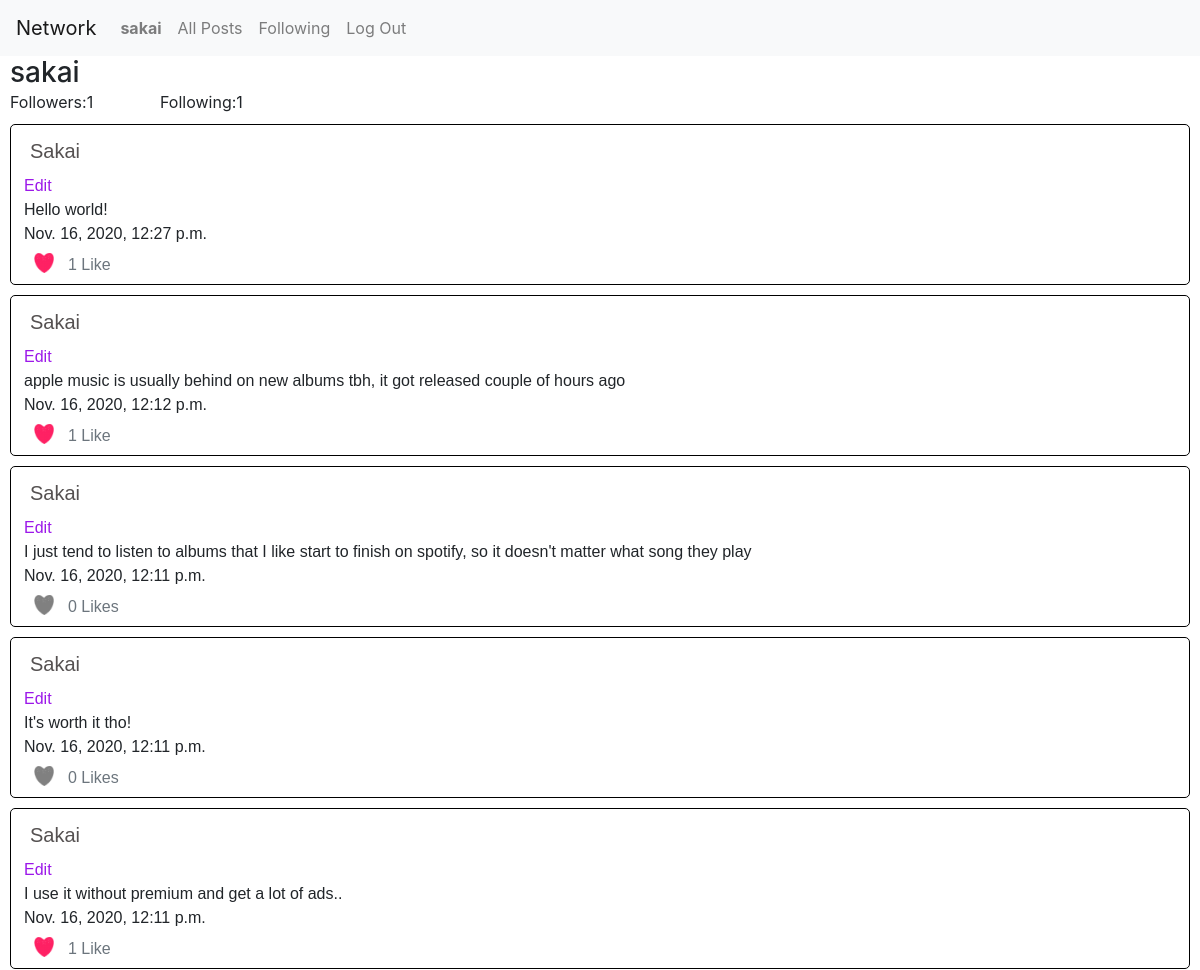
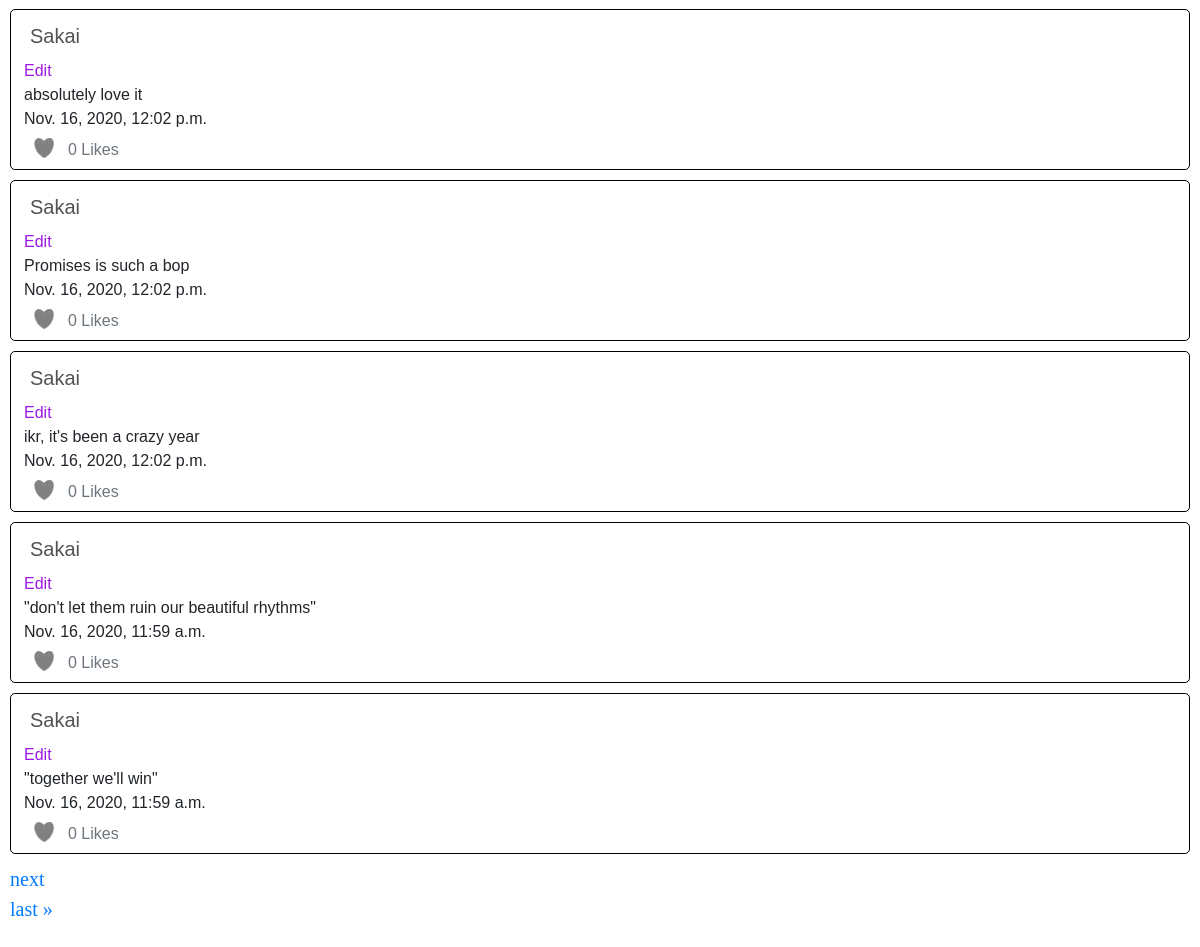
The app's page /profile/sakai (signed in) with its own data (2 pictures, top to bottom).
### network/models.py (models this page shows)
class User(AbstractUser):
    pass

class Post(models.Model):
    owner = models.ForeignKey("User", on_delete=models.PROTECT, related_name="posts")
    text = models.TextField(blank=True)
    timestamp = models.DateTimeField(auto_now_add=True)
    likes = models.ManyToManyField(User, blank=True, related_name="liked_posts")

### network/views.py (the view)
# urls.py: path("profile/<str:profile>", views.profile, name="profile"),
def profile(request, profile):
    profile = User.objects.get(username=profile)
    posts = Post.objects.filter(owner=profile)
    posts = posts.order_by("-timestamp").all()
    followers = Follower.objects.filter(followed=profile)
    followers = len(followers)
    following = Follower.objects.filter(following=profile)
    following = len(following)
    is_following = False
    if request.user.is_authenticated:
        liked_posts = request.user.liked_posts.all()
    else:
        liked_posts = []
    if request.user.is_authenticated:
        user = User.objects.get(username=request.user)
        if profile != user:
            if len(Follower.objects.filter(following=user).filter( followed=profile))>0:
                is_following = True
            else:
                is_following = False
    paginator = Paginator(posts, 10)
    page_number = request.GET.get('page')
    page_obj = paginator.get_page(page_number)
    return render(request, "network/profile.html", {
        "profile":profile,
        "page_obj": page_obj,
        "followers": followers,
        "following": following,
        "is_following": is_following,
        "liked_posts": liked_posts
    })

### network/templates/network/profile.html (shortened to what this page needs)
{% extends "network/layout.html" %}
{% load static %}
{% block body %}
<div id="all-posts" >
    <div id="profile_page">
        <div style="width: 45%; display: table; margin-left: 10px;">
            <div style="display: table-row">
                <h3 style="width: 450px; display: table-cell;">{{ profile.username }}</h3>
            </div>
        </div>
        <div style="width: 35%; display: table; margin-left: 10px;">
            <div style="display: table-row">
                <div style="width: 150px; display: table-cell;">Followers:<span>{{ followers }}</span></div>
                <div style="display: table-cell;">Following:<span>{{ following }}</span></div>
            </div>
        </div>
        {% for post in page_obj %}
        <div id='{{post.id}}-container' style="margin:10px; padding:3px; padding-bottom:0; border-radius: 5px; border:thin solid black; font-family:Arial, Helvetica, sans-serif;">
            <p style="text-transform:capitalize; font-size: 20px; margin:0;"><a style="color: rgb(85, 81, 81); " class="nav-link" href="{% url 'profile' post.owner%}">{{post.owner}}</a></p>
            <div id='{{post.id}}-body' class="postbody">
                {% if user.is_authenticated and user == post.owner%}
                    <div class="editpost" id="edit-{{ post.id }}" data-postid="{{ post.id }}">Edit</div>
                {% endif %}
                <p style="margin:0;"><span id="post_text-{{ post.id }}" >{{post.text}}</span></p>
                <p style="margin:0;"><span>{{post.timestamp}}</span></p>
                {% if post in liked_posts %}
                    <div class="row unlike" data-postid="{{ post.id }}" data-userid="{{ user.id }}">
                        <img src="{% static 'network/redheart.png' %}" class="icon posttext" id="heart-{{ post.id }}">
                        {% if post.likes.count == 1 %}
                            <p class="text-secondary posttext" id="likes-{{ post.id }}">{{ post.likes.count }} Like</p><br>
                        {% else %}
                            <p class="text-secondary posttext" id="likes-{{ post.id }}">{{ post.likes.count }} Likes</p><br>
                        {% endif %}
                    </div>
                {% else %}
                    <div class="row like" data-postid="{{ post.id }}" data-userid="{{ user.id }}">
                        <img src="{% static 'network/heart.png' %}" class="icon posttext" id="heart-{{ post.id }}">
                        {% if post.likes.count == 1 %}
                            <p class="text-secondary posttext" id="likes-{{ post.id }}">{{ post.likes.count }} Like</p><br>
                        {% else %}
                            <p class="text-secondary posttext" id="likes-{{ post.id }}">{{ post.likes.count }} Likes</p><br>
                        {% endif %}
                    </div>
                {% endif %}
            </div>
        </div>
        {% endfor %}
        <ul class="pagination" style="margin:10px; padding-bottom: 15px; font-size: 20px; font-family: Georgia, 'Times New Roman', Times, serif;">
            <span class="step-links">
                {% if page_obj.has_next %}
                <li class="page-item"><a href="?page={{ page_obj.next_page_number }}">next</a></li>
                <li class="page-item"><a href="?page={{ page_obj.paginator.num_pages }}">last &raquo;</a></li>
                {% endif %}
            </span>
        </ul>
    </div>
</div>
{% endblock %}

### network/templates/network/layout.html (shortened to what this page needs)
{% load static %}
<!DOCTYPE html>
<html lang="en">
    <head>
        <link rel="stylesheet" href="https://stackpath.bootstrapcdn.com/bootstrap/4.4.1/css/bootstrap.min.css">
        <link href="{% static 'network/styles.css' %}" rel="stylesheet">
    </head>
    <body>
        <nav class="navbar navbar-expand-lg navbar-light bg-light">
            <a class="navbar-brand" href="#">Network</a>
            <div>
              <ul class="navbar-nav mr-auto">
                {% if user.is_authenticated %}
                    <li class="nav-item">
                        <a class="nav-link" href="{% url 'profile' user%}"><strong>{{ user.username }}</strong></a>
                    </li>
                {% endif %}
                <li class="nav-item">
                  <a class="nav-link" href="{% url 'index' %}">All Posts</a>
                </li>
                {% if user.is_authenticated %}
                    <li class="nav-item">
                        <a class="nav-link" href="{% url 'following' %}">Following</a>
                    </li>
                    <li class="nav-item">
                        <a class="nav-link" href="{% url 'logout' %}">Log Out</a>
                    </li>
                {% endif %}
              </ul>
            </div>
          </nav>
        <div class="body">
            {% block body %}
            {% endblock %}
        </div>
    </body>
</html>

### network/static/network/styles.css (style rules this page uses)
.icon { width:24px; height:24px; }
.posttext { margin: 5px; padding: 2px; }
.editpost { width: min-content; color: #9c18e9; }
.postbody { margin-left: 10px; }
.like, .unlike { margin-left: 3px; }

### records on screen
User: username "sakai"
Post: owner "Sakai", text "Hello world!", timestamp "Nov. 16, 2020, 12:27 p.m.", likes.count "1"
Post: owner "Sakai", text "apple music is usually behind on new albums tbh, it got released couple of hours ago", timestamp "Nov. 16, 2020, 12:12 p.m.", likes.count "1"
Post: owner "Sakai", text "I just tend to listen to albums that I like start to finish on spotify, so it doesn't matter what song they play", timestamp "Nov. 16, 2020, 12:11 p.m.", likes.count "0"
Post: owner "Sakai", text "It's worth it tho!", timestamp "Nov. 16, 2020, 12:11 p.m.", likes.count "0"
Post: owner "Sakai", text "I use it without premium and get a lot of ads..", timestamp "Nov. 16, 2020, 12:11 p.m.", likes.count "1"
Post: owner "Sakai", text "absolutely love it", timestamp "Nov. 16, 2020, 12:02 p.m.", likes.count "0"
Post: owner "Sakai", text "Promises is such a bop", timestamp "Nov. 16, 2020, 12:02 p.m.", likes.count "0"
Post: owner "Sakai", text "ikr, it's been a crazy year", timestamp "Nov. 16, 2020, 12:02 p.m.", likes.count "0"
Post: owner "Sakai", text "\"don't let them ruin our beautiful rhythms\"", timestamp "Nov. 16, 2020, 11:59 a.m.", likes.count "0"
Post: owner "Sakai", text "\"together we'll win\"", timestamp "Nov. 16, 2020, 11:59 a.m.", likes.count "0"

### other values on screen
{{ followers }} "1"
{{ following }} "1"
